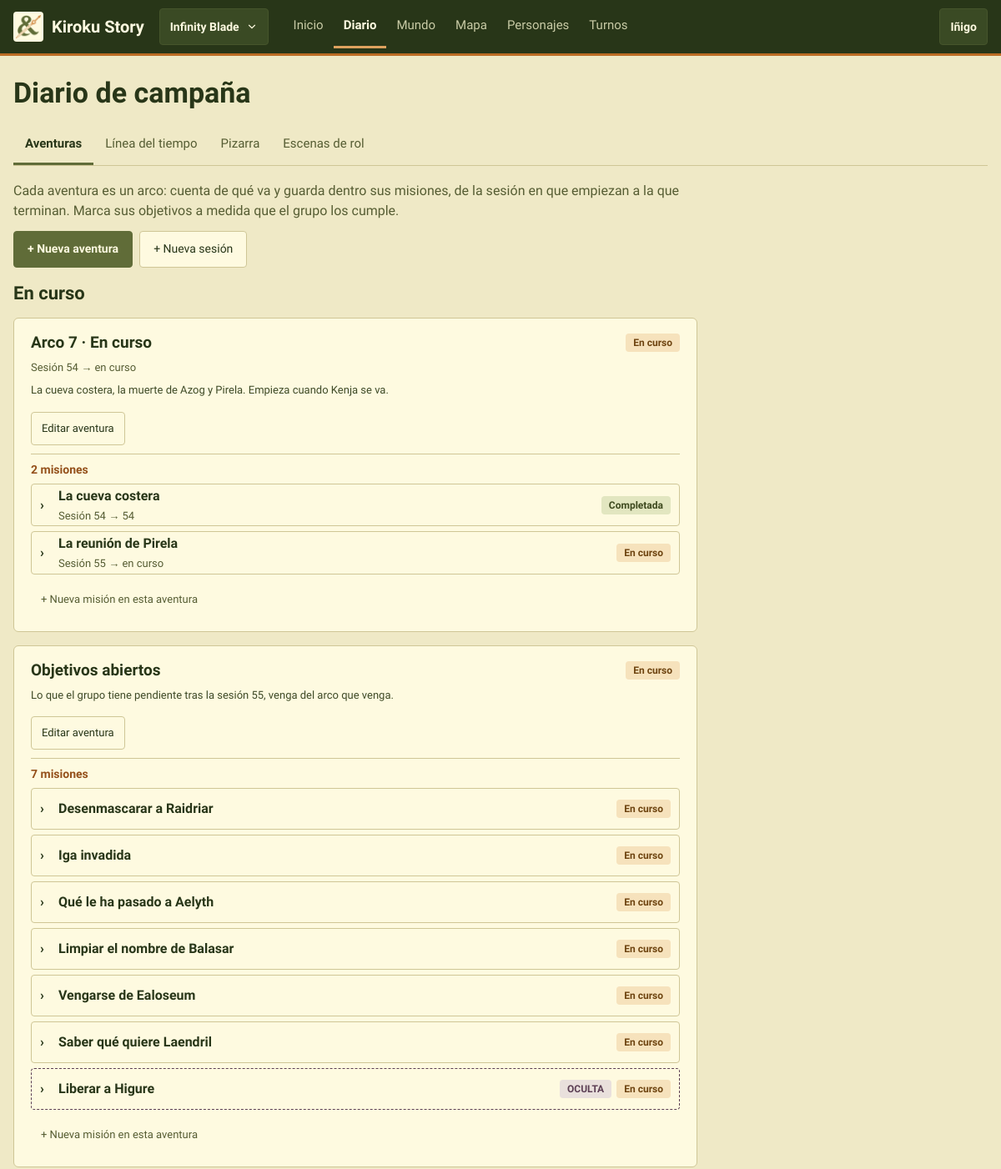
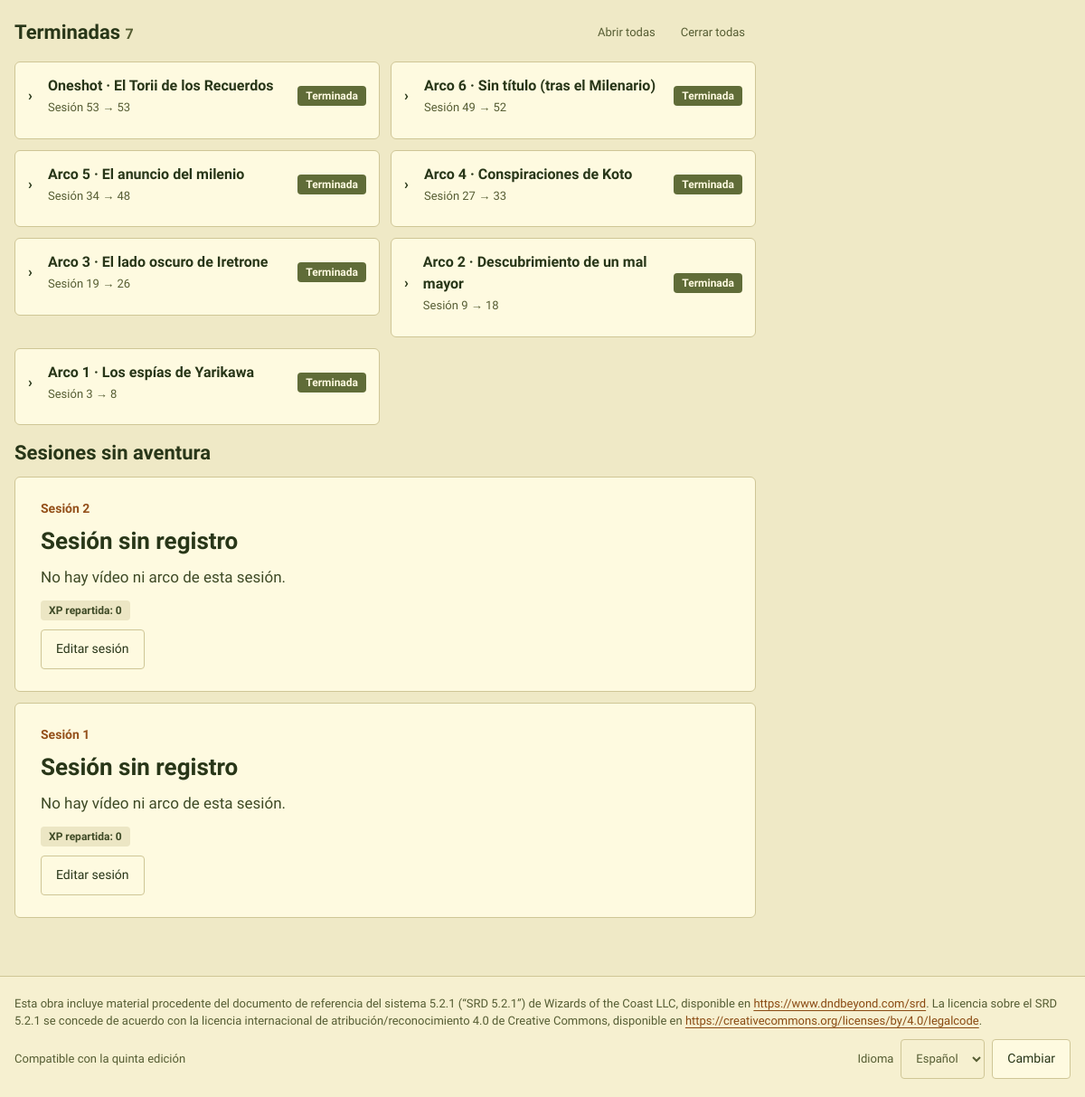
Page /c/4/diario/ (signed in) on the committed database (2 pictures, top to bottom).
### CampaignManager/models.py (models this page shows, shortened)
class Campaign(models.Model):
    class Ruleset(models.TextChoices):
        AEGIS = rules.AEGIS, "Aegis"
        SRD = rules.SRD, "SRD 5.2.1"
    class Status(models.TextChoices):
        ACTIVA = "activa", "Activa"
        PAUSADA = "pausada", "Pausada"
        TERMINADA = "terminada", "Terminada"
    name = models.CharField(max_length=100)
    description = models.TextField(blank=True)
    start_date = models.DateField()
    status = models.CharField(max_length=10, choices=Status.choices, default=Status.ACTIVA)
    ruleset = models.CharField(max_length=10, choices=Ruleset.choices, default=Ruleset.AEGIS,
                               help_text="The rules the campaign plays with (see rules.py)")
    cover = models.ImageField(upload_to="portadas/", blank=True)
    notice = models.TextField(blank=True, help_text="«Aviso del máster» on the home page")
    world_day = models.CharField(max_length=100, blank=True, help_text="Day in the world, e.g. «3 de Brumario»")
    world_year = models.CharField(max_length=100, blank=True)
    masters = models.ManyToManyField(User, related_name="dm_campaigns")
    players = models.ManyToManyField(User, related_name="player_campaigns", blank=True)
    class Meta:
        ordering = ["name"]
        indexes = [models.Index(fields=["status"])]
    def _role(self, user):
        if not user.is_authenticated:
            return None
        cache = self.__dict__.setdefault("_roles", {})
        if user.pk not in cache:
            if self.masters.filter(pk=user.pk).exists():
                cache[user.pk] = "master"
            elif self.players.filter(pk=user.pk).exists():
                cache[user.pk] = "player"
            else:
                cache[user.pk] = None
        return cache[user.pk]
    def is_master(self, user):
        return self._role(user) == "master"
    def is_member(self, user):
        return self._role(user) is not None
    @property
    def is_aegis(self):
        return self.ruleset == self.Ruleset.AEGIS

class User(AbstractUser):
    class SheetView(models.TextChoices):
        WEB = "web", "Vista web"
        FICHA = "ficha", "Vista ficha"
    sheet_view = models.CharField(max_length=5, choices=SheetView.choices, default=SheetView.WEB)

### CampaignManager/campaign_models.py (models this page shows, shortened)
class Quest(models.Model):
    class Status(models.TextChoices):
        ACTIVA = "activa", "En curso"
        COMPLETADA = "completada", "Completada"
        FALLIDA = "fallida", "Fallida"
        SIN_DATO = "sin_dato", "Sin dato"  # finished, but nobody wrote down how it ended
        TERMINADA = "terminada", "Terminada"  # an arc that is over, whatever came of its missions
    campaign = models.ForeignKey(Campaign, on_delete=models.CASCADE, related_name="quests")
    title = models.CharField(max_length=200)
    description = models.TextField(blank=True)
    status = models.CharField(max_length=12, choices=Status.choices, default=Status.ACTIVA)
    giver = models.ForeignKey(Page, on_delete=models.SET_NULL, null=True, blank=True, related_name="quests_given")
    start_session = models.ForeignKey(Session, on_delete=models.SET_NULL, null=True, blank=True, related_name="+",
                                      help_text="Session in which the adventure starts")
    end_session = models.ForeignKey(Session, on_delete=models.SET_NULL, null=True, blank=True, related_name="+",
                                    help_text="Session in which it was completed or failed; empty while in progress")
    secret = models.TextField(blank=True, help_text="Only masters see it")
    hidden = models.BooleanField(default=False, help_text="A hidden adventure does not exist for players")
    parent = models.ForeignKey("self", on_delete=models.SET_NULL, null=True, blank=True, related_name="missions",
                               help_text="The adventure this mission belongs to; empty for an adventure")
    objects = QuestQuerySet.as_manager()
    class Meta:
        verbose_name = "adventure"
        ordering = ["campaign", "id"]
        indexes = [models.Index(fields=["campaign", "status"]), models.Index(fields=["campaign", "hidden"])]
    def covers(self, session_number, last_number):
        if self.start_session is None:
            return False
        end = self.end_session.number if self.end_session else (last_number if self.status == self.Status.ACTIVA
                                                                  else self.start_session.number)
        return self.start_session.number <= session_number <= end

class Session(models.Model):
    campaign = models.ForeignKey(Campaign, on_delete=models.CASCADE, related_name="sessions")
    number = models.PositiveIntegerField()
    title = models.CharField(max_length=200)
    played_on = models.DateField(null=True, blank=True, help_text="Real date the session was played; empty if unknown")
    world_day = models.CharField(max_length=100, blank=True)
    body = models.TextField(blank=True, help_text="[[Name]] links to a world page or a player character")
    xp_awarded = models.PositiveIntegerField(default=0)
    loot = models.CharField(max_length=300, blank=True)
    master_notes = models.TextField(blank=True, help_text="Only masters see them")
    published = models.BooleanField(default=False)
    objects = SessionQuerySet.as_manager()
    class Meta:
        ordering = ["campaign", "number"]
        constraints = [models.UniqueConstraint(fields=["campaign", "number"], name="unique_session_number")]
        indexes = [models.Index(fields=["campaign", "published"])]

### CampaignManager/views_diary.py (the view)
class AdventureListView(DiaryMixin, TemplateView):
    template_name = "diary_adventures.html"
    def get_context_data(self, **kwargs):
        context = super().get_context_data(**kwargs)
        sessions = list(Session.objects.visible_for(self.request.user, self.campaign).order_by("number"))
        last_number = sessions[-1].number if sessions else 0
        quests = adventure_quests(self.campaign, self.request.user)
        visible_ids = {q.pk for q in quests}
        missions_of = {}
        for quest in quests:
            if quest.parent_id in visible_ids:
                missions_of.setdefault(quest.parent_id, []).append(quest)
        adventures = [q for q in quests if q.parent_id not in visible_ids]
        adventures.sort(key=lambda q: (q.start_session is None, -(q.start_session.number if q.start_session else 0), -q.pk))
        covered, groups = set(), []
        for status, label in STATUS_GROUPS:
            items = []
            for quest in adventures:
                if quest.status != status:
                    continue
                missions = []
                for mission in sorted(missions_of.get(quest.pk, []), key=chronological):
                    mine = [s for s in sessions if mission.covers(s.number, last_number)]
                    covered.update(s.pk for s in mine)
                    missions.append({"q": quest_card(mission, self.is_master), "sessions": mine})
                in_missions = {s.pk for m in missions for s in m["sessions"]}
                own = [s for s in sessions if quest.covers(s.number, last_number)]
                covered.update(s.pk for s in own)
                items.append({"q": quest_card(quest, self.is_master), "missions": missions,
                              "sessions": [s for s in own if s.pk not in in_missions] if missions else own})
            if items:
                groups.append({"label": label, "items": items, "folded": status != Quest.Status.ACTIVA})
        context.update(groups=groups, loose=[s for s in reversed(sessions) if s.pk not in covered])
        return context

### CampaignManager/templates/diary_adventures.html (shortened to what this page needs)
{% extends "diary_base.html" %}
{% load i18n %}
{% block diary %}
<div class="pila lectura">
    <div class="cabeza-seccion">
        <p class="atenuado">{% if is_master %}{% translate "Cada aventura es un arco: cuenta de qué va y guarda dentro sus misiones, de la sesión en que empiezan a la que terminan. Marca sus objetivos a medida que el grupo los cumple." %}{% else %}{% translate "Las aventuras del grupo: de qué va cada una y, dentro, sus misiones con sus objetivos y lo que pasó en cada sesión." %}{% endif %}</p>
        {% if is_master %}
        <div class="fila-s">
            <a class="btn btn-principal" href="{% url 'diary_quest_new' campaign.pk %}">+ {% translate "Nueva aventura" %}</a>
            <a class="btn" href="{% url 'diary_session_new' campaign.pk %}">+ {% translate "Nueva sesión" %}</a>
        </div>
        {% endif %}
    </div>
    {% for group in groups %}
    {% if group.folded %}
    <div class="pila-s" style="gap:12px" data-plegables>
        <div class="fila-s" style="justify-content:space-between">
            <h2 style="font-size:22px">{% translate group.label %} <span class="atenuado" style="font-size:16px">{{ group.items|length }}</span></h2>
            <span class="fila-s" style="gap:4px" data-plegar-todo hidden>
                <button type="button" class="btn btn-texto btn-pequeno" data-plegar="abrir">{% translate "Abrir todas" %}</button>
                <button type="button" class="btn btn-texto btn-pequeno" data-plegar="cerrar">{% translate "Cerrar todas" %}</button>
            </span>
        </div>
        <div class="rejilla-aventuras">
            {% for item in group.items %}
            {% with quest=item.q.quest %}
            <details id="aventura-{{ quest.pk }}" class="aventura-plegada tarjeta compacta{% if quest.hidden %} oculta{% endif %}" data-recordar="aventura-{{ campaign.pk }}-{{ quest.pk }}">
                {% include "partials/quest_summary.html" %}
            </details>
            {% endwith %}
            {% endfor %}
        </div>
    </div>
    {% else %}
    <div class="pila-s" style="gap:16px">
        <h2 style="font-size:22px">{% translate group.label %}</h2>
        {% for item in group.items %}
        <section id="aventura-{{ item.q.quest.pk }}" class="tarjeta pila-s aventura-abierta" style="gap:10px" aria-label="{{ item.q.quest.title }}">
            {% include "partials/adventure_body.html" %}
        </section>
        {% endfor %}
    </div>
    {% endif %}
    {% endfor %}
    {% if loose %}
    <div class="pila-s" style="gap:12px">
        <h2 style="font-size:22px">{% translate "Sesiones sin aventura" %}</h2>
        {% for session in loose %}{% include "partials/session_article.html" %}{% endfor %}
    </div>
    {% endif %}
</div>
{% endblock %}

### CampaignManager/templates/base.html (shortened to what this page needs)
{% load static i18n mesa %}<!DOCTYPE html>
{% get_current_language as LANGUAGE_CODE %}
<html lang="{{ LANGUAGE_CODE }}">
<head>
    <link rel="stylesheet" href="{% asset 'css/mesa.css' %}">
</head>
<body>
<header class="cabecera">
    <div class="cabecera-inner">
        <a class="marca" href="{% url 'start' %}">
            <img src="{% asset 'img/logo-small.png' %}" alt="" width="36" height="36">
            <span>Kiroku Story</span>
        </a>
        {% if user.is_authenticated and nav_campaigns %}
        <details class="desplegable">
            <summary aria-label="{% translate 'Cambiar de campaña' %}">{% if nav_campaign %}{{ nav_campaign.name }}{% else %}{% translate "Tus campañas" %}{% endif %}
                <svg width="14" height="14" viewBox="0 0 24 24" fill="none" stroke="currentColor" stroke-width="2" stroke-linecap="round" aria-hidden="true"><path d="M6 9l6 6 6-6"></path></svg></summary>
        </details>
        {% endif %}
        {% if nav_items %}
        <nav id="nav-secciones" class="nav" aria-label="{% translate 'Secciones de la campaña' %}">
            {% for item in nav_items %}
            <a href="{{ item.url }}" {% if item.current %}aria-current="page"{% endif %}>{{ item.label }}{% if item.badge %} <span class="insignia">{{ item.badge }}</span>{% endif %}</a>
            {% endfor %}
        </nav>
        {% else %}
        <span style="margin-right:auto"></span>
        {% endif %}
        {% if user.is_authenticated %}
        <details class="desplegable">
            <summary>{{ user.get_short_name|default:user.username }}</summary>
        </details>
        {% endif %}
    </div>
</header>
<main id="principal" class="contenido">
    {% block content %}{% endblock %}
</main>
<footer class="pie">
    <div class="pie-inner">
        <p lang="es">Esta obra incluye material procedente del documento de referencia del sistema 5.2.1 (“SRD 5.2.1”) de Wizards of the Coast LLC, disponible en <a href="https://www.dndbeyond.com/srd">https://www.dndbeyond.com/srd</a>. La licencia sobre el SRD 5.2.1 se concede de acuerdo con la licencia internacional de atribución/reconocimiento 4.0 de Creative Commons, disponible en <a href="https://creativecommons.org/licenses/by/4.0/legalcode">https://creativecommons.org/licenses/by/4.0/legalcode</a>.</p>
        <div class="fila-s" style="justify-content:space-between">
            <span>{% translate "Compatible con la quinta edición" %}</span>
            <form action="{% url 'set_language' %}" method="post" class="fila-s">
                <label for="idioma">{% translate "Idioma" %}</label>
                <select id="idioma" name="language" class="entrada" style="width:auto">
                    {% get_available_languages as LANGUAGES %}
                    {% for code, name in LANGUAGES %}<option value="{{ code }}" {% if code == LANGUAGE_CODE %}selected{% endif %}>{{ name }}</option>{% endfor %}
                </select>
                <button type="submit" class="btn">{% translate "Cambiar" %}</button>
            </form>
        </div>
    </div>
</footer>
</body>
</html>

### CampaignManager/templates/partials/quest_card.html (shortened to what this page needs)
{% load i18n mesa %}
<article id="mision-{{ q.quest.pk }}" class="pila-s">
    {% if not q.folded %}
    <div class="fila-s" style="justify-content:space-between;align-items:flex-start">
        <h3>{{ q.quest.title }}</h3>
        <span class="fila-s" style="gap:6px">
            <span class="pastilla {% if q.quest.status == 'activa' %}p-ambar{% elif q.quest.status == 'completada' %}p-verde{% elif q.quest.status == 'fallida' %}p-coral{% elif q.quest.status == 'terminada' %}p-acento{% endif %}">{{ q.quest.get_status_display }}</span>
        </span>
    </div>
    {% endif %}
    {% if q.quest.start_session and not q.folded %}<span class="pequeno atenuado">{% translate "Sesión" %} {{ q.quest.start_session.number }}{% if q.quest.end_session %} → {{ q.quest.end_session.number }}{% elif q.quest.status == "activa" %} → {% translate "en curso" %}{% endif %}</span>{% endif %}
    {% if q.quest.description %}<p class="pequeno" style="color:var(--text2)">{{ q.quest.description }}</p>{% endif %}
    {% if is_master %}<a class="btn btn-pequeno" style="align-self:flex-start" href="{% url 'diary_quest_edit' campaign.pk q.quest.pk %}">{% translate "Editar aventura" %}</a>{% endif %}
</article>

### CampaignManager/templates/partials/quest_summary.html
{% load i18n %}{% comment %}The folded line of an adventure or a mission: title, sessions and status.{% endcomment %}
<summary>
    <span class="flecha" aria-hidden="true">›</span>
    <span class="pila-s" style="gap:2px;flex:1 1 auto;min-width:0">
        <b>{{ quest.title }}</b>
        {% if quest.start_session %}<span class="pequeno atenuado">{% translate "Sesión" %} {{ quest.start_session.number }}{% if quest.end_session %} → {{ quest.end_session.number }}{% elif quest.status == "activa" %} → {% translate "en curso" %}{% endif %}</span>{% endif %}
    </span>
    <span class="fila-s" style="gap:6px;justify-content:flex-end">
        {% if quest.hidden %}<span class="pastilla p-morado">{% translate "OCULTA" %}</span>{% endif %}
        <span class="pastilla {% if quest.status == 'activa' %}p-ambar{% elif quest.status == 'completada' %}p-verde{% elif quest.status == 'fallida' %}p-coral{% elif quest.status == 'terminada' %}p-acento{% endif %}">{{ quest.get_status_display }}</span>
    </span>
</summary>

### CampaignManager/templates/partials/session_article.html (shortened to what this page needs)
{% load i18n mesa %}<article id="sesion-{{ session.pk }}" class="tarjeta" style="padding:24px 28px">
    <span class="rotulo">{% translate "Sesión" %} {{ session.number }}</span>
    <h3 style="font-size:26px">{{ session.title }}</h3>
    <div class="cronica pila-s" style="gap:12px">{% wiki session.body %}</div>
    <div class="fila-s">
        <span class="pastilla">{% translate "XP repartida" %}: {{ session.xp_awarded }}</span>
    </div>
    {% if is_master %}
    <a class="btn" style="align-self:flex-start" href="{% url 'diary_session_edit' campaign.pk session.pk %}">{% translate "Editar sesión" %}</a>
    {% endif %}
</article>

### rows in the picture
Campaign: name "Infinity Blade"
User: get_short_name "Iñigo"
Quest: quest "Arco 7 · En curso", quest.status "En curso", quest.start_session.number "54", quest.description "La cueva costera, la muerte de Azog y Pirela. Empieza cuando Kenja se va."
Quest: title "La cueva costera", start_session.number "54", end_session.number "54", status "Completada"
Quest: title "La reunión de Pirela", start_session.number "55", status "En curso"
Quest: quest "Objetivos abiertos", quest.status "En curso", quest.description "Lo que el grupo tiene pendiente tras la sesión 55, venga del arco que venga."
Quest: title "Desenmascarar a Raidriar", status "En curso"
Quest: title "Iga invadida", status "En curso"
Quest: title "Qué le ha pasado a Aelyth", status "En curso"
Quest: title "Limpiar el nombre de Balasar", status "En curso"
Quest: title "Vengarse de Ealoseum", status "En curso"
Quest: title "Saber qué quiere Laendril", status "En curso"
Quest: title "Liberar a Higure", status "En curso"
Quest: title "Oneshot · El Torii de los Recuerdos", start_session.number "53", end_session.number "53", status "Terminada"
Quest: title "Arco 6 · Sin título (tras el Milenario)", start_session.number "49", end_session.number "52", status "Terminada"
Quest: title "Arco 5 · El anuncio del milenio", start_session.number "34", end_session.number "48", status "Terminada"
Quest: title "Arco 4 · Conspiraciones de Koto", start_session.number "27", end_session.number "33", status "Terminada"
Quest: title "Arco 3 · El lado oscuro de Iretrone", start_session.number "19", end_session.number "26", status "Terminada"
Quest: title "Arco 2 · Descubrimiento de un mal mayor", start_session.number "9", end_session.number "18", status "Terminada"
Quest: title "Arco 1 · Los espías de Yarikawa", start_session.number "3", end_session.number "8", status "Terminada"
Session: number "2", title "Sesión sin registro", body "No hay vídeo ni arco de esta sesión.", xp_awarded "0"
Session: number "1", title "Sesión sin registro", body "No hay vídeo ni arco de esta sesión.", xp_awarded "0"

### other values in the picture
{{ item.label }} "Inicio" "Diario" "Mundo" "Mapa" "Personajes" "Turnos"
{{ group.items|length }} "7"
form field language "Español"
